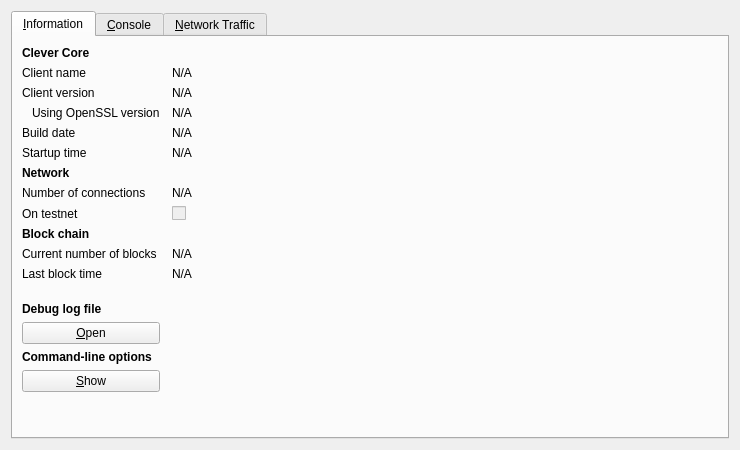
<?xml version="1.0" encoding="UTF-8"?>
<ui version="4.0">
 <class>RPCConsole</class>
 <widget class="QDialog" name="RPCConsole">
  <property name="geometry">
   <rect>
    <x>0</x>
    <y>0</y>
    <width>740</width>
    <height>450</height>
   </rect>
  </property>
  <property name="windowTitle">
   <string>Clever - Debug window</string>
  </property>
  <layout class="QVBoxLayout" name="verticalLayout_2">
   <item>
    <widget class="QTabWidget" name="tabWidget">
     <property name="currentIndex">
      <number>0</number>
     </property>
     <widget class="QWidget" name="tab_info">
      <attribute name="title">
       <string>&amp;Information</string>
      </attribute>
      <layout class="QGridLayout" name="gridLayout" columnstretch="0,1">
       <property name="horizontalSpacing">
        <number>12</number>
       </property>
       <item row="0" column="0">
        <widget class="QLabel" name="label_9">
         <property name="font">
          <font>
           <weight>75</weight>
           <bold>true</bold>
          </font>
         </property>
         <property name="text">
          <string>Clever Core</string>
         </property>
        </widget>
       </item>
       <item row="1" column="0">
        <widget class="QLabel" name="label_5">
         <property name="text">
          <string>Client name</string>
         </property>
        </widget>
       </item>
       <item row="1" column="1">
        <widget class="QLabel" name="clientName">
         <property name="cursor">
          <cursorShape>IBeamCursor</cursorShape>
         </property>
         <property name="text">
          <string>N/A</string>
         </property>
         <property name="textFormat">
          <enum>Qt::PlainText</enum>
         </property>
         <property name="textInteractionFlags">
          <set>Qt::LinksAccessibleByMouse|Qt::TextSelectableByKeyboard|Qt::TextSelectableByMouse</set>
         </property>
        </widget>
       </item>
       <item row="2" column="0">
        <widget class="QLabel" name="label_6">
         <property name="text">
          <string>Client version</string>
         </property>
        </widget>
       </item>
       <item row="2" column="1">
        <widget class="QLabel" name="clientVersion">
         <property name="cursor">
          <cursorShape>IBeamCursor</cursorShape>
         </property>
         <property name="text">
          <string>N/A</string>
         </property>
         <property name="textFormat">
          <enum>Qt::PlainText</enum>
         </property>
         <property name="textInteractionFlags">
          <set>Qt::LinksAccessibleByMouse|Qt::TextSelectableByKeyboard|Qt::TextSelectableByMouse</set>
         </property>
        </widget>
       </item>
       <item row="3" column="0">
        <widget class="QLabel" name="label_14">
         <property name="text">
          <string>Using OpenSSL version</string>
         </property>
         <property name="indent">
          <number>10</number>
         </property>
        </widget>
       </item>
       <item row="3" column="1">
        <widget class="QLabel" name="openSSLVersion">
         <property name="cursor">
          <cursorShape>IBeamCursor</cursorShape>
         </property>
         <property name="text">
          <string>N/A</string>
         </property>
         <property name="textFormat">
          <enum>Qt::PlainText</enum>
         </property>
         <property name="textInteractionFlags">
          <set>Qt::LinksAccessibleByMouse|Qt::TextSelectableByKeyboard|Qt::TextSelectableByMouse</set>
         </property>
        </widget>
       </item>
       <item row="4" column="0">
        <widget class="QLabel" name="label_12">
         <property name="text">
          <string>Build date</string>
         </property>
        </widget>
       </item>
       <item row="4" column="1">
        <widget class="QLabel" name="buildDate">
         <property name="cursor">
          <cursorShape>IBeamCursor</cursorShape>
         </property>
         <property name="text">
          <string>N/A</string>
         </property>
         <property name="textFormat">
          <enum>Qt::PlainText</enum>
         </property>
         <property name="textInteractionFlags">
          <set>Qt::LinksAccessibleByMouse|Qt::TextSelectableByKeyboard|Qt::TextSelectableByMouse</set>
         </property>
        </widget>
       </item>
       <item row="5" column="0">
        <widget class="QLabel" name="label_13">
         <property name="text">
          <string>Startup time</string>
         </property>
        </widget>
       </item>
       <item row="5" column="1">
        <widget class="QLabel" name="startupTime">
         <property name="cursor">
          <cursorShape>IBeamCursor</cursorShape>
         </property>
         <property name="text">
          <string>N/A</string>
         </property>
         <property name="textFormat">
          <enum>Qt::PlainText</enum>
         </property>
         <property name="textInteractionFlags">
          <set>Qt::LinksAccessibleByMouse|Qt::TextSelectableByKeyboard|Qt::TextSelectableByMouse</set>
         </property>
        </widget>
       </item>
       <item row="6" column="0">
        <widget class="QLabel" name="label_11">
         <property name="font">
          <font>
           <weight>75</weight>
           <bold>true</bold>
          </font>
         </property>
         <property name="text">
          <string>Network</string>
         </property>
        </widget>
       </item>
       <item row="7" column="0">
        <widget class="QLabel" name="label_7">
         <property name="text">
          <string>Number of connections</string>
         </property>
        </widget>
       </item>
       <item row="7" column="1">
        <widget class="QLabel" name="numberOfConnections">
         <property name="cursor">
          <cursorShape>IBeamCursor</cursorShape>
         </property>
         <property name="text">
          <string>N/A</string>
         </property>
         <property name="textFormat">
          <enum>Qt::PlainText</enum>
         </property>
         <property name="textInteractionFlags">
          <set>Qt::LinksAccessibleByMouse|Qt::TextSelectableByKeyboard|Qt::TextSelectableByMouse</set>
         </property>
        </widget>
       </item>
       <item row="8" column="0">
        <widget class="QLabel" name="label_8">
         <property name="text">
          <string>On testnet</string>
         </property>
        </widget>
       </item>
       <item row="8" column="1">
        <widget class="QCheckBox" name="isTestNet">
         <property name="enabled">
          <bool>false</bool>
         </property>
         <property name="text">
          <string/>
         </property>
        </widget>
       </item>
       <item row="9" column="0">
        <widget class="QLabel" name="label_10">
         <property name="font">
          <font>
           <weight>75</weight>
           <bold>true</bold>
          </font>
         </property>
         <property name="text">
          <string>Block chain</string>
         </property>
        </widget>
       </item>
       <item row="10" column="0">
        <widget class="QLabel" name="label_3">
         <property name="text">
          <string>Current number of blocks</string>
         </property>
        </widget>
       </item>
       <item row="10" column="1">
        <widget class="QLabel" name="numberOfBlocks">
         <property name="cursor">
          <cursorShape>IBeamCursor</cursorShape>
         </property>
         <property name="text">
          <string>N/A</string>
         </property>
         <property name="textFormat">
          <enum>Qt::PlainText</enum>
         </property>
         <property name="textInteractionFlags">
          <set>Qt::LinksAccessibleByMouse|Qt::TextSelectableByKeyboard|Qt::TextSelectableByMouse</set>
         </property>
        </widget>
       </item>
       <item row="11" column="0">
        <widget class="QLabel" name="label_2">
         <property name="text">
          <string>Last block time</string>
         </property>
        </widget>
       </item>
       <item row="11" column="1">
        <widget class="QLabel" name="lastBlockTime">
         <property name="cursor">
          <cursorShape>IBeamCursor</cursorShape>
         </property>
         <property name="text">
          <string>N/A</string>
         </property>
         <property name="textFormat">
          <enum>Qt::PlainText</enum>
         </property>
         <property name="textInteractionFlags">
          <set>Qt::LinksAccessibleByMouse|Qt::TextSelectableByKeyboard|Qt::TextSelectableByMouse</set>
         </property>
        </widget>
       </item>
       <item row="12" column="0">
        <spacer name="verticalSpacer_2">
         <property name="orientation">
          <enum>Qt::Vertical</enum>
         </property>
         <property name="sizeHint" stdset="0">
          <size>
           <width>20</width>
           <height>20</height>
          </size>
         </property>
        </spacer>
       </item>
       <item row="13" column="0">
        <widget class="QLabel" name="labelDebugLogfile">
         <property name="font">
          <font>
           <weight>75</weight>
           <bold>true</bold>
          </font>
         </property>
         <property name="text">
          <string>Debug log file</string>
         </property>
        </widget>
       </item>
       <item row="14" column="0">
        <widget class="QPushButton" name="openDebugLogfileButton">
         <property name="toolTip">
          <string>Open the Clever debug log file from the current data directory. This can take a few seconds for large log files.</string>
         </property>
         <property name="text">
          <string>&amp;Open</string>
         </property>
         <property name="autoDefault">
          <bool>false</bool>
         </property>
        </widget>
       </item>
       <item row="15" column="0">
        <widget class="QLabel" name="labelCLOptions">
         <property name="font">
          <font>
           <weight>75</weight>
           <bold>true</bold>
          </font>
         </property>
         <property name="text">
          <string>Command-line options</string>
         </property>
        </widget>
       </item>
       <item row="16" column="0">
        <widget class="QPushButton" name="showCLOptionsButton">
         <property name="toolTip">
          <string>Show the Clever-Qt help message to get a list with possible Clever command-line options.</string>
         </property>
         <property name="text">
          <string>&amp;Show</string>
         </property>
         <property name="autoDefault">
          <bool>false</bool>
         </property>
        </widget>
       </item>
       <item row="17" column="0">
        <spacer name="verticalSpacer">
         <property name="orientation">
          <enum>Qt::Vertical</enum>
         </property>
         <property name="sizeHint" stdset="0">
          <size>
           <width>20</width>
           <height>40</height>
          </size>
         </property>
        </spacer>
       </item>
      </layout>
     </widget>
     <widget class="QWidget" name="tab_console">
      <attribute name="title">
       <string>&amp;Console</string>
      </attribute>
      <layout class="QVBoxLayout" name="verticalLayout_3">
       <property name="spacing">
        <number>3</number>
       </property>
       <item>
        <widget class="QTextEdit" name="messagesWidget">
         <property name="minimumSize">
          <size>
           <width>0</width>
           <height>100</height>
          </size>
         </property>
         <property name="readOnly">
          <bool>true</bool>
         </property>
         <property name="tabKeyNavigation" stdset="0">
          <bool>false</bool>
         </property>
         <property name="columnCount" stdset="0">
          <number>2</number>
         </property>
        </widget>
       </item>
       <item>
        <layout class="QHBoxLayout" name="horizontalLayout">
         <property name="spacing">
          <number>3</number>
         </property>
         <item>
          <widget class="QLabel" name="label">
           <property name="text">
            <string notr="true">&gt;</string>
           </property>
          </widget>
         </item>
         <item>
          <widget class="QLineEdit" name="lineEdit"/>
         </item>
         <item>
          <widget class="QPushButton" name="clearButton">
           <property name="maximumSize">
            <size>
             <width>24</width>
             <height>24</height>
            </size>
           </property>
           <property name="toolTip">
            <string>Clear console</string>
           </property>
           <property name="text">
            <string/>
           </property>
           <property name="icon">
            <iconset resource="../bitcoin.qrc">
             <normaloff>:/icons/remove</normaloff>:/icons/remove</iconset>
           </property>
           <property name="shortcut">
            <string notr="true">Ctrl+L</string>
           </property>
           <property name="autoDefault">
            <bool>false</bool>
           </property>
          </widget>
         </item>
        </layout>
       </item>
      </layout>
     </widget>
     <widget class="QWidget" name="tab">
      <attribute name="title">
       <string>&amp;Network Traffic</string>
      </attribute>
      <layout class="QHBoxLayout" name="horizontalLayout_3">
       <item>
        <layout class="QVBoxLayout" name="verticalLayout_4">
         <item>
          <widget class="TrafficGraphWidget" name="trafficGraph" native="true">
           <property name="sizePolicy">
            <sizepolicy hsizetype="Expanding" vsizetype="Expanding">
             <horstretch>0</horstretch>
             <verstretch>0</verstretch>
            </sizepolicy>
           </property>
          </widget>
         </item>
         <item>
          <layout class="QHBoxLayout" name="horizontalLayout_2">
           <item>
            <widget class="QSlider" name="sldGraphRange">
             <property name="minimum">
              <number>1</number>
             </property>
             <property name="maximum">
              <number>288</number>
             </property>
             <property name="pageStep">
              <number>12</number>
             </property>
             <property name="value">
              <number>6</number>
             </property>
             <property name="orientation">
              <enum>Qt::Horizontal</enum>
             </property>
            </widget>
           </item>
           <item>
            <widget class="QLabel" name="lblGraphRange">
             <property name="minimumSize">
              <size>
               <width>100</width>
               <height>0</height>
              </size>
             </property>
             <property name="alignment">
              <set>Qt::AlignCenter</set>
             </property>
            </widget>
           </item>
           <item>
            <widget class="QPushButton" name="btnClearTrafficGraph">
             <property name="text">
              <string>&amp;Clear</string>
             </property>
            </widget>
           </item>
          </layout>
         </item>
        </layout>
       </item>
       <item>
        <layout class="QVBoxLayout" name="verticalLayout">
         <item>
          <widget class="QGroupBox" name="groupBox">
           <property name="title">
            <string>Totals</string>
           </property>
           <layout class="QVBoxLayout" name="verticalLayout_5">
            <item>
             <layout class="QHBoxLayout" name="horizontalLayout_4">
              <item>
               <widget class="Line" name="line">
                <property name="sizePolicy">
                 <sizepolicy hsizetype="Fixed" vsizetype="Fixed">
                  <horstretch>0</horstretch>
                  <verstretch>0</verstretch>
                 </sizepolicy>
                </property>
                <property name="minimumSize">
                 <size>
                  <width>10</width>
                  <height>0</height>
                 </size>
                </property>
                <property name="palette">
                 <palette>
                  <active>
                   <colorrole role="Light">
                    <brush brushstyle="SolidPattern">
                     <color alpha="255">
                      <red>0</red>
                      <green>255</green>
                      <blue>0</blue>
                     </color>
                    </brush>
                   </colorrole>
                  </active>
                  <inactive>
                   <colorrole role="Light">
                    <brush brushstyle="SolidPattern">
                     <color alpha="255">
                      <red>0</red>
                      <green>255</green>
                      <blue>0</blue>
                     </color>
                    </brush>
                   </colorrole>
                  </inactive>
                  <disabled>
                   <colorrole role="Light">
                    <brush brushstyle="SolidPattern">
                     <color alpha="255">
                      <red>0</red>
                      <green>255</green>
                      <blue>0</blue>
                     </color>
                    </brush>
                   </colorrole>
                  </disabled>
                 </palette>
                </property>
                <property name="orientation">
                 <enum>Qt::Horizontal</enum>
                </property>
               </widget>
              </item>
              <item>
               <widget class="QLabel" name="label_16">
                <property name="text">
                 <string>In:</string>
                </property>
               </widget>
              </item>
              <item>
               <widget class="QLabel" name="lblBytesIn">
                <property name="minimumSize">
                 <size>
                  <width>50</width>
                  <height>0</height>
                 </size>
                </property>
                <property name="alignment">
                 <set>Qt::AlignRight|Qt::AlignTrailing|Qt::AlignVCenter</set>
                </property>
               </widget>
              </item>
             </layout>
            </item>
            <item>
             <layout class="QHBoxLayout" name="horizontalLayout_5">
              <item>
               <widget class="Line" name="line_2">
                <property name="sizePolicy">
                 <sizepolicy hsizetype="Fixed" vsizetype="Fixed">
                  <horstretch>0</horstretch>
                  <verstretch>0</verstretch>
                 </sizepolicy>
                </property>
                <property name="minimumSize">
                 <size>
                  <width>10</width>
                  <height>0</height>
                 </size>
                </property>
                <property name="palette">
                 <palette>
                  <active>
                   <colorrole role="Light">
                    <brush brushstyle="SolidPattern">
                     <color alpha="255">
                      <red>255</red>
                      <green>0</green>
                      <blue>0</blue>
                     </color>
                    </brush>
                   </colorrole>
                  </active>
                  <inactive>
                   <colorrole role="Light">
                    <brush brushstyle="SolidPattern">
                     <color alpha="255">
                      <red>255</red>
                      <green>0</green>
                      <blue>0</blue>
                     </color>
                    </brush>
                   </colorrole>
                  </inactive>
                  <disabled>
                   <colorrole role="Light">
                    <brush brushstyle="SolidPattern">
                     <color alpha="255">
                      <red>255</red>
                      <green>0</green>
                      <blue>0</blue>
                     </color>
                    </brush>
                   </colorrole>
                  </disabled>
                 </palette>
                </property>
                <property name="orientation">
                 <enum>Qt::Horizontal</enum>
                </property>
               </widget>
              </item>
              <item>
               <widget class="QLabel" name="label_17">
                <property name="text">
                 <string>Out:</string>
                </property>
               </widget>
              </item>
              <item>
               <widget class="QLabel" name="lblBytesOut">
                <property name="minimumSize">
                 <size>
                  <width>50</width>
                  <height>0</height>
                 </size>
                </property>
                <property name="alignment">
                 <set>Qt::AlignRight|Qt::AlignTrailing|Qt::AlignVCenter</set>
                </property>
               </widget>
              </item>
             </layout>
            </item>
            <item>
             <spacer name="verticalSpacer_4">
              <property name="orientation">
               <enum>Qt::Vertical</enum>
              </property>
              <property name="sizeHint" stdset="0">
               <size>
                <width>20</width>
                <height>407</height>
               </size>
              </property>
             </spacer>
            </item>
           </layout>
          </widget>
         </item>
        </layout>
       </item>
      </layout>
     </widget>
    </widget>
   </item>
  </layout>
 </widget>
 <customwidgets>
  <customwidget>
   <class>TrafficGraphWidget</class>
   <extends>QWidget</extends>
   <header>trafficgraphwidget.h</header>
   <container>1</container>
   <slots>
    <slot>clear()</slot>
   </slots>
  </customwidget>
 </customwidgets>
 <resources>
  <include location="../bitcoin.qrc"/>
 </resources>
 <connections/>
</ui>
